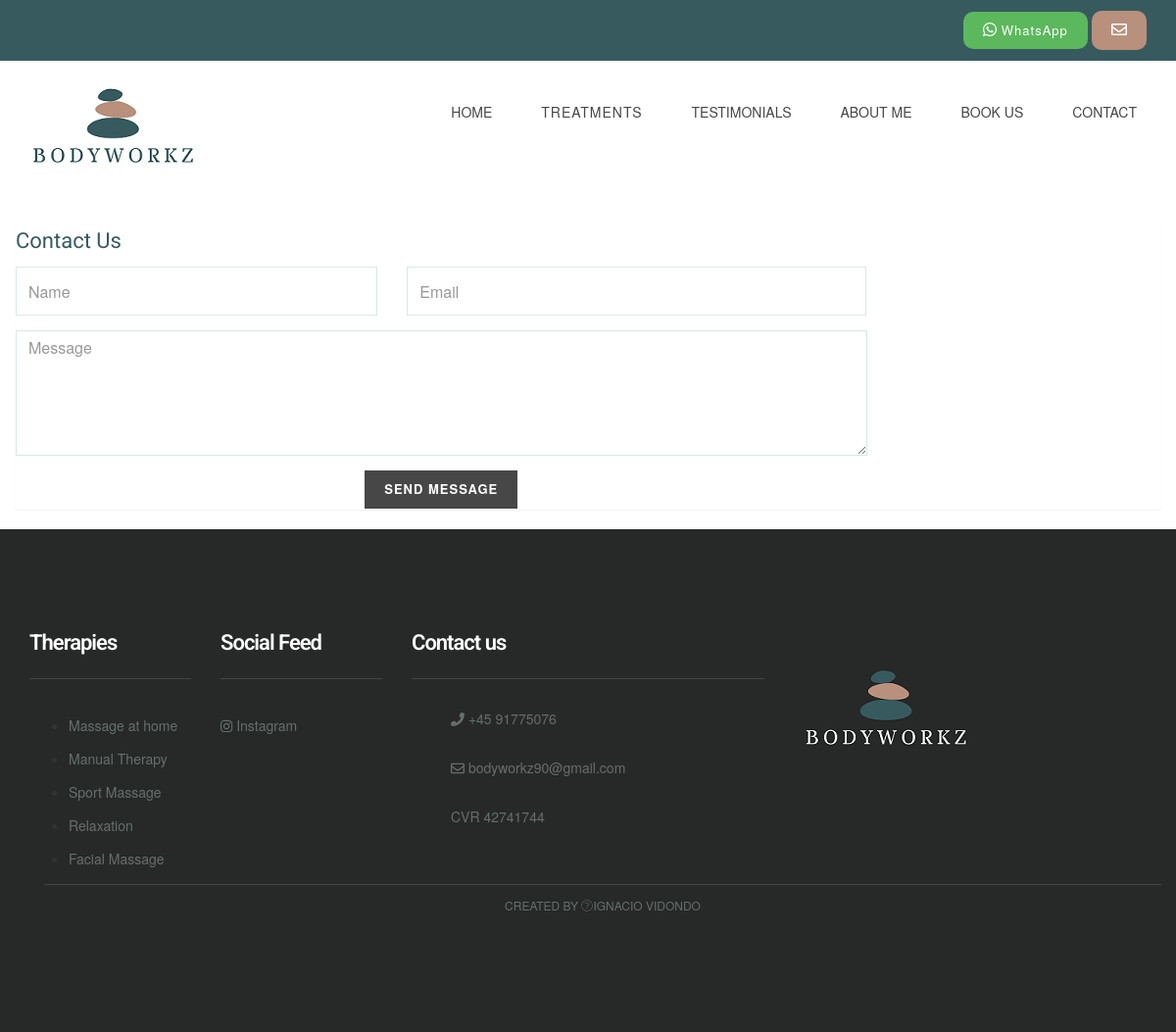
Page /contact/ on the earlier database version.
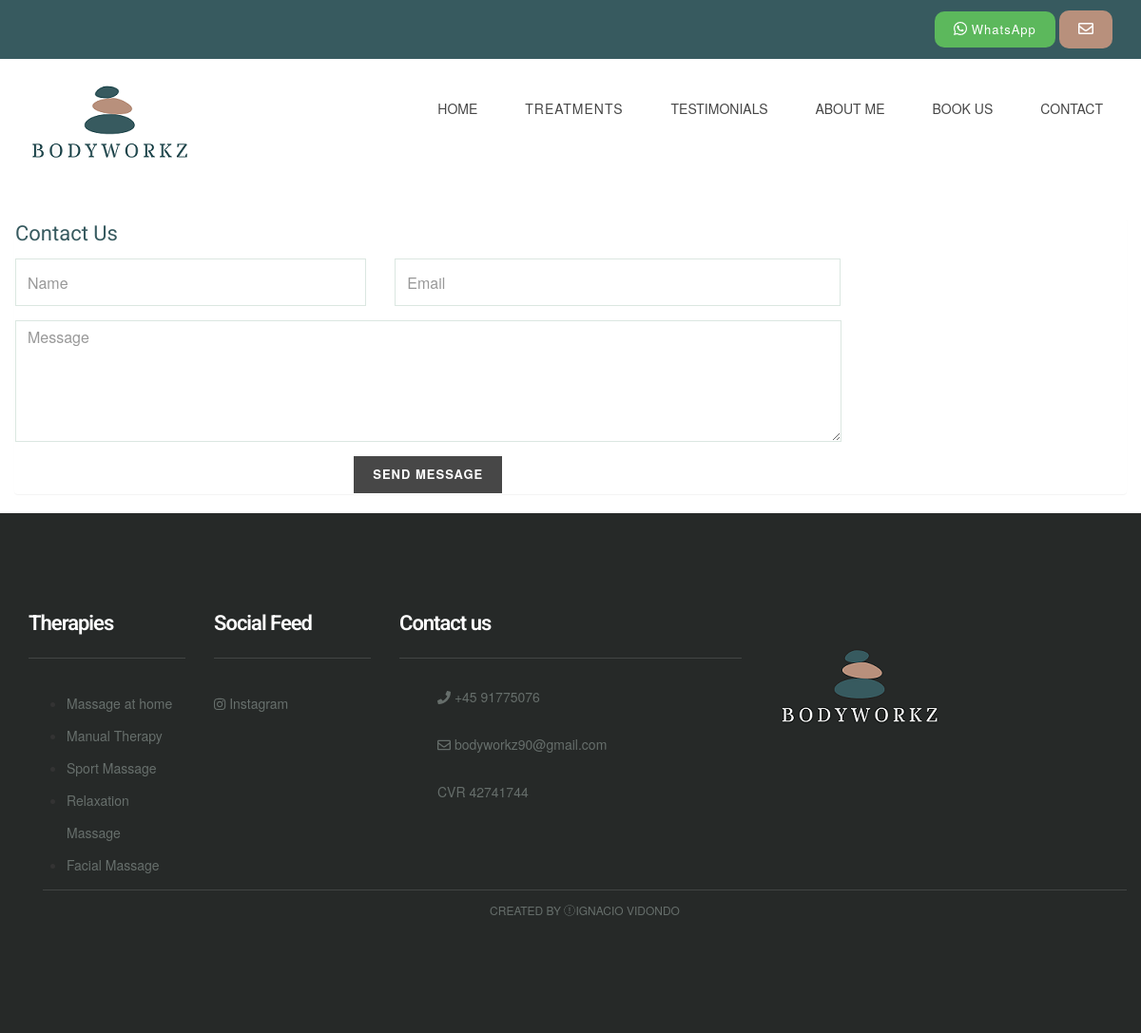
Same page on the later database version.
### MainApp/models.py (models this page shows, shortened)
class Therapy(models.Model):
    name = models.CharField(max_length=255 , verbose_name = "Nombre")
    image = models.ImageField(verbose_name="Foto", blank=True, null=True, upload_to="Images")
    short_description = models.CharField(max_length=150, verbose_name="Descripcion corta", blank=True, null=True,default="Massage")
    description = models.TextField()
    therapist = models.ManyToManyField(Therapist, verbose_name= "Terapeuta")
    duration = models.IntegerField (verbose_name="Duracion (Tiempo) ",blank=True, null=True)
    price = models.IntegerField(verbose_name="Precio",blank=True, null=True)
    class Meta:
            verbose_name="Terapia"
            verbose_name_plural="Terapias"

### MainApp/views.py (the view, shortened to what this page needs)
# urls.py: path('contact/', views.contacto ,name ="contacto"),
def contacto(request):
    contact_form = Contactform()
    therapy = Therapy.objects.all()
    return render (request, 'contact.html', {'form':contact_form, 'therapy':therapy })

### MainApp/forms.py
class Contactform(forms.Form):
    name = forms.CharField(required=True, widget=forms.TextInput(
        attrs={'class':'form-control', 'placeholder':'Name'}
    ))
    email = forms.EmailField(required=True, widget=forms.TextInput(
        attrs={'class':'form-control','placeholder':'Email'}
    ))
    content = forms.CharField(required= True, widget=forms.Textarea(
        attrs={"rows":5, "cols":20, 'class':'form-control','placeholder':'Message'}
    ))

### MainApp/templates/contact.html (shortened to what this page needs)
{% extends "base.html" %} {% block content %} {% load static %}
<div class="container ">
    <div class="row ">
        <article id="contact" class="panel">
            <header>
                <h2>Contact Us</h2>
            </header>
            <form action="" method="POST">
                <div>
                    <div class="row">
                        <div class="col-md-4">
                            {{ form.name }}
                        </div>
                        <div class="col-md-5">
                            {{ form.email }}
                        </div>
                        <div class="col-md-9">
                            {{form.content}}
                        </div>
                        <div class="col-md-9" align="center">
                            <input type="submit" class="btn btn-primary" value="Send Message ">
                        </div>
                    </div>
                </div>
            </form>
        </article>
    </div>
</div>
{% endblock %}

### MainApp/templates/base.html (shortened to what the changed rows need)
<!DOCTYPE html> {% load static %}
<html lang="en">
<head>
    <link href="{% static 'ap1/css/bootstrap.min.css' %}" rel="stylesheet">
    <link href="{% static 'ap1/css/font-awesome.min.css' %}" rel="stylesheet">
    <link href="{% static 'ap1/css/style.css' %}" rel="stylesheet">
</head>
{%block content %} {% endblock %}
<div class="footer">
    <div class="container">
        <div class="row">
            <div class="col-lg-2 col-md-3 col-sm-2 col-xs-12">
                <div class="footer-widget">
                    <h2 class="widget-title">Therapies</h2>
                    <ul>
                        {% for terapia in therapy %}
                        <li>
                            <a href="{% url 'article' terapia.id %} " class="tag">{{terapia.name}}</a> {% endfor %}
                        </li>
                    </ul>
                </div>
            </div>
            <div class="col-lg-2 col-md-2 col-sm-2 col-xs-12">
                <div class="footer-widget footer-social">
                    <h2 class="widget-title">Social Feed</h2>
                </div>
            </div>
            <div class="col-lg-4 col-md-2 col-sm-2 col-xs-12">
                <div class="footer-widget footer-social">
                    <h2 class="widget-title">Contact us </h2>
                </div>
            </div>
        </div>
    </div>
    </body>
</html>

Differences in the rows shown:
changed Therapy: name "Relaxation" → "Relaxation Massage"
